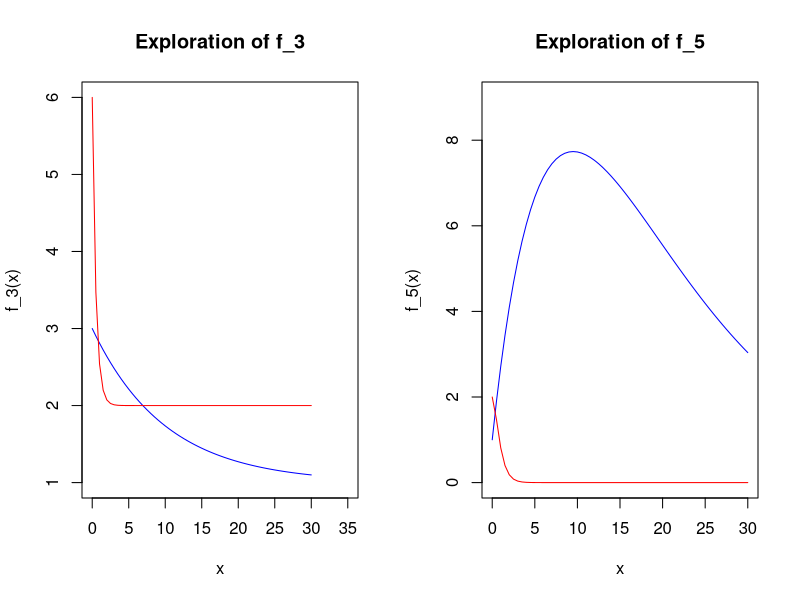

Recreate this plot in R.
## ---- chunk 1
f_0 <- function(x, a_0){
    return(a_0)
}
f_1 <- function(x, a_0, a_1){
    return(a_0 + a_1 * x)
}
f_2 <- function(x, a_0, a_1, a_2){
    return(a_0 + a_1 * x + a_2 * x^2)
}
f_3 <- function(x, a_0, a_1, a_2){
    return(a_0 + a_1 * exp(-a_2 * x))
}
f_4 <- function(x, a_0, a_1, a_2){
    return(a_0 + a_1 * x + a_2)
}
f_5 <- function(x, a_0, a_1, a_2){
    return((a_0 + a_1 * x) * exp(-a_2 * x))
}
## ---- chunk 2

## ---- chunk 3

## ---- chunk 4

a0_values <- c(1, 2)
a1_values <- c(2, 4)
a2_values <- c(0.1, 2)
x <- seq(0, 30, .5)
y_3 <- f_3(x, a0_values, a1_values, a2_values)
y_4 <- f_5(x, a0_values, a1_values, a2_values)

par(mfrow = c(1, 2))

# Plot for f_3
plot(x, f_3(x, a0_values[1], a1_values[1], a2_values[1]), type = "l", col = "blue", ylab = "f_3(x)", main = "Exploration of f_3", ylim = c(1, 6), xlim = c(0, 35))
lines(x, f_3(x, a0_values[2], a1_values[2], a2_values[2]), col = "red")

# Plot for f_5
plot(x, f_5(x, a0_values[1], a1_values[1], a2_values[1]), type = "l", col = "blue", ylab = "f_5(x)", main = "Exploration of f_5", xlim = c(0, 30), ylim = c(0, 9))
lines(x, f_5(x, a0_values[2], a1_values[2], a2_values[2]), col = "red")

par(mfrow = c(1, 1))


